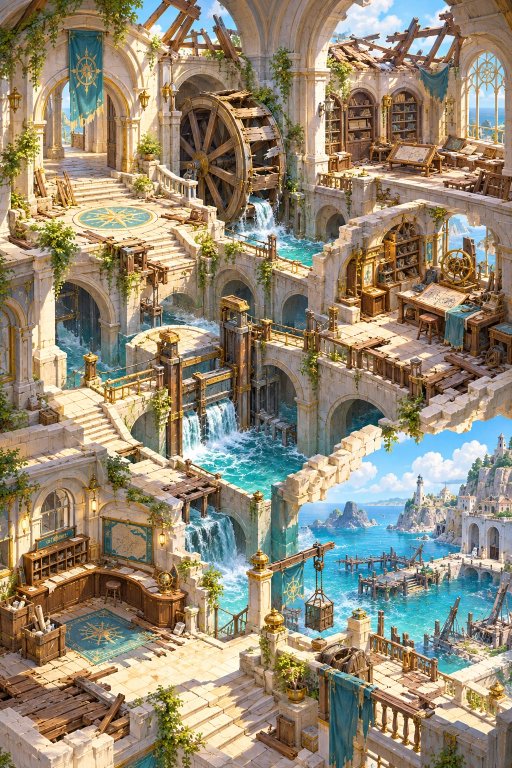
#> input picture docs/art-source/keepers-promise-2026-11-02/map-before.webp, 1024 x 1536 px (shown at 1/2 size); its folder holds only this picture in this run
$ python keeper-art.py ../docs/art-source/keepers-promise-2026-11-02/map-before.webp
#> lines starting #> are read from the running program, lines starting #| are printed output that depends on the picture
#!/usr/bin/env python3
"""Chapter 6, The Keeper's Promise: runtime art from the director's pack (build 51a, 2026-11-02).
The same method as tools/lowwater-art.py (Chapter 5); only the pack, the names and the crop differ.

Masters (docs/art-source/keepers-promise-2026-11-02/): the pack's four concept masters kept as
near-lossless WebP (quality 92; the PNGs' SHA-256 are in the pack's manifest.json, copied there):
  map-before / map-after   the damaged and the restored station (1024 x 1536). They were painted
                           apart (the pack's ART_REVIEW.md): the map shows one or the other, never
                           patches of both, and never crossfades them as layers.
  stages                   a 7 x 3 concept sheet on cream (1916 x 821): one column per place, rows are
                           stages 1..3 (stage 1 = the first repair done). Not transparent runtime art.
  story                    a 2 x 2 storyboard (1536 x 1024): arrival, records chest, route map,
                           inner station door. Illustration direction only; the lines live in data.

Output (v5/assets/premium/coast/keepers-promise/):
  station-map-before|after.webp   both maps cropped to 1024 x 1195 (the same crop: sky and the far
      buildings trimmed, the reef landing at the bottom kept), like Chapter 4's headland
  place-ch6-<place>-<n>.webp      the sheet's cream keyed out by a flood fill from its border (only
      background joined to the edge goes; cream stone inside a sprite stays), the edge feathered by
      1 px; every separate piece goes to the 7 x 3 grid cell its centre is in (a tall stage-3 finial
      reaching above its cell stays with its sprite), trimmed and centred on a square
  story-<name>.webp               the storyboard's four panels (768 x 512 each, as painted)
  ../../keepers-promise-vibrant.webp  the area's strip picture (1200 x 400) from the damaged map

  python3 -I tools/keeper-art.py --import <pack>/Vaultwake_Chapter6   copy the masters, then export
  python3 -I tools/keeper-art.py                                         export from the kept masters
"""
import json, os, shutil, sys
import numpy as np
from PIL import Image, ImageDraw, ImageFilter

ROOT = os.path.dirname(os.path.dirname(os.path.abspath(__file__)))
SRC = os.path.join(ROOT, 'docs/art-source/keepers-promise-2026-11-02')
OUT = os.path.join(ROOT, 'v5/assets/premium/coast/keepers-promise')
PLACES = ['landing', 'wheel', 'records', 'workshop', 'regulator', 'desk', 'overlook']
# storyboard order: top left, top right, bottom left, bottom right. All four are used; none of the
# cards they illustrate names the wave seal over a generated emblem (ART_REVIEW.md).
STORIES = ['station', 'keeper', 'work', 'coast']
MAP_CROP = (0, 150, 1024, 1345)
KEY_TOLERANCE = 30  # summed RGB distance from the cell's border cream that still counts as background


# [100 lines left out: functions import_pack, key_sheet, pieces, split_rows, not called in this run]


def export():
    os.makedirs(OUT, exist_ok=True)
    out = {'maps': {}, 'sprites': {}, 'stories': {}}
    for kind in ('before', 'after'):
        pic = Image.open(os.path.join(SRC, f'map-{kind}.webp')).convert('RGB').crop(MAP_CROP)
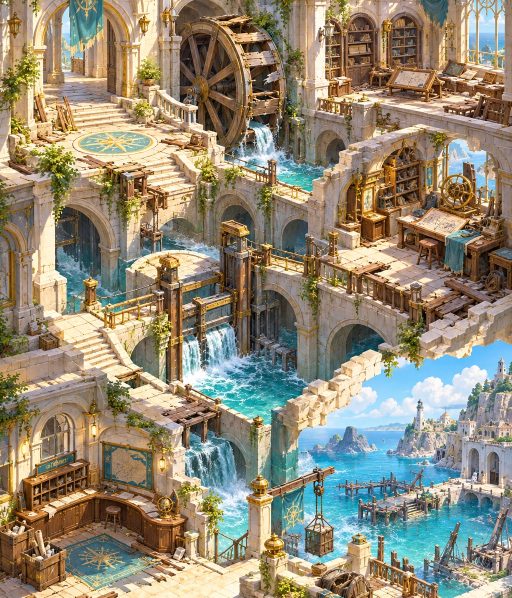
#> pic: PIL image 1024x1195 RGB (shown at 1/2 size); mean R, G, B 146.9, 138.2, 117.6
        pic.save(os.path.join(OUT, f'station-map-{kind}.webp'), quality=84, method=6)
        out['maps'][kind] = {'size': list(pic.size), 'crop': list(MAP_CROP)}
    strip = Image.open(os.path.join(SRC, 'map-before.webp')).convert('RGB').crop((0, 560, 1024, 901)).resize((1200, 400), Image.LANCZOS)
    strip.save(os.path.join(ROOT, 'v5/assets/premium/keepers-promise-vibrant.webp'), quality=84, method=6)
    sheet = Image.open(os.path.join(SRC, 'stages.webp')).convert('RGB')
    W, H = sheet.size
    alpha = key_sheet(sheet)
    owner = {}
    for m, (cx, cy) in split_rows(pieces(alpha), H):  # each piece belongs to the grid cell its centre is in
        k = (min(6, int(cx * 7 // W)), min(2, int(cy * 3 // H)))
        owner[k] = m if k not in owner else owner[k] | m
    a_np = np.asarray(alpha)
    for c, p in enumerate(PLACES):
        for r in range(3):
            own = np.where(owner[(c, r)], a_np, 0).astype(np.uint8)
            sp = sheet.convert('RGBA')
            sp.putalpha(Image.fromarray(own))
            bb = Image.fromarray(own).point(lambda v: 255 if v > 24 else 0).getbbox()
            sp = sp.crop(bb)
            side = max(sp.size) + 8
            sq = Image.new('RGBA', (side, side), (0, 0, 0, 0))
            sq.paste(sp, ((side - sp.size[0]) // 2, side - sp.size[1] - 4))
            sq.save(os.path.join(OUT, f'place-ch6-{p}-{r + 1}.webp'), quality=88, method=6)
            out['sprites'][f'{p}-{r + 1}'] = {'size': side, 'opaque_box': list(bb)}
    story = Image.open(os.path.join(SRC, 'story.webp')).convert('RGB')
    SW, SH = story.size
    for k, name in enumerate(STORIES):
        x, y = (k % 2) * SW // 2, (k // 2) * SH // 2
        panel = story.crop((x, y, x + SW // 2, y + SH // 2))
        panel.save(os.path.join(OUT, f'story-{name}.webp'), quality=84, method=6)
        out['stories'][name] = {'size': list(panel.size), 'from': [x, y]}
    with open(os.path.join(OUT, 'manifest.json'), 'w') as f:
        json.dump(out, f, indent=1)
    print(json.dumps({'files': len(os.listdir(OUT))}))


if __name__ == '__main__':
    if '--import' in sys.argv:
        import_pack(sys.argv[sys.argv.index('--import') + 1])
#> (the run stopped early here; a loop or call above may not have finished)
